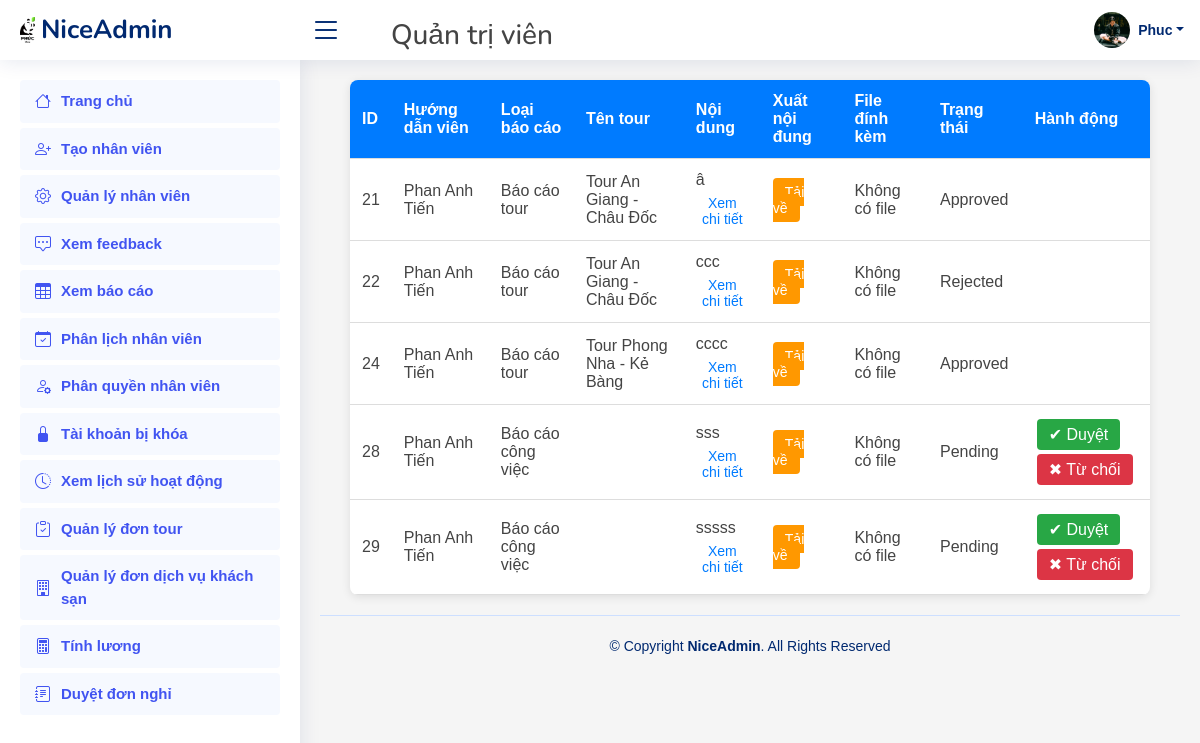
/indexa.php?xembaocao (signed in), run on the app's committed database.
### tables this page shows
CREATE TABLE `reports` (
  `id` int(11) NOT NULL,
  `guide_id` int(11) DEFAULT NULL,
  `report_type` enum('tour','work') DEFAULT NULL,
  `tour` int(11) DEFAULT NULL,
  `report_content` text DEFAULT NULL,
  `report_file` varchar(255) DEFAULT NULL,
  `status` enum('pending','approved','rejected') DEFAULT 'pending',
  `created_at` timestamp NOT NULL DEFAULT current_timestamp(),
  `approved_by` int(11) DEFAULT NULL,
  `approved_at` timestamp NULL DEFAULT NULL
);

CREATE TABLE `employees` (
  `id` int(11) NOT NULL,
  `Employee_code` varchar(255) DEFAULT NULL,
  `Name` varchar(255) DEFAULT NULL,
  `Username` varchar(255) DEFAULT NULL,
  `Password` varchar(255) DEFAULT NULL,
  `Email` varchar(255) DEFAULT NULL,
  `Phone_number` varchar(255) DEFAULT NULL,
  `Address` varchar(255) DEFAULT NULL,
  `Permissions` enum('QL','CSKH','HDV') NOT NULL,
  `Created_at` timestamp NOT NULL DEFAULT current_timestamp()
);

CREATE TABLE `tour` (
  `id` int(11) NOT NULL,
  `idks` int(11) NOT NULL,
  `Name` varchar(255) NOT NULL,
  `Style` varchar(255) NOT NULL,
  `Price` int(11) NOT NULL,
  `Child_price_percen` varchar(255) NOT NULL,
  `Max_participant` int(11) NOT NULL,
  `Min_participant` int(11) NOT NULL,
  `Description` text NOT NULL,
  `Status` varchar(255) NOT NULL,
  `Depart` varchar(255) NOT NULL,
  `DepartureLocation` varchar(255) NOT NULL,
  `Itinerary` text NOT NULL,
  `employeesId` int(11) NOT NULL,
  `type` enum('Gia đình','Theo đoàn','Theo nhóm nhỏ') NOT NULL,
  `timetour` varchar(255) NOT NULL,
  `discount` int(11) NOT NULL,
  `vehicle` enum('Xe khách','Máy bay','Du thuyền') NOT NULL,
  `vung` enum('Nam','Trung','Bắc','Ngoài nước','Tây') NOT NULL
);

### viewa/xembaocao.php (the view, shortened to what this page needs)
<?php
include './api/connect.php';
$stmt = $conn->query("SELECT r.*, e.Name as guide_name,t.Name AS tourname
                     FROM reports r
                     LEFT JOIN employees e ON r.guide_id = e.id
                     LEFT JOIN tour t ON r.tour =t.id");
$reports = [];
while ($row = $stmt->fetch_assoc()) {
    $reports[] = $row;
}
?>
<!DOCTYPE html>
<html lang="vi">
<head>
</head>
<body>
<table>
    <thead>
        <tr>
            <th>ID</th>
            <th>Hướng dẫn viên</th>
            <th>Loại báo cáo</th>
            <th>Tên tour</th>
            <th>Nội dung</th>
            <th>Xuất nội đung</th>
            <th>File đính kèm</th>
            <th>Trạng thái</th>
            <th>Hành động</th>
        </tr>
    </thead>
    <tbody>
        <?php foreach ($reports as $r) { ?>
            <tr>
                <td data-label="ID"><?= htmlspecialchars($r['id']) ?></td>
                <td data-label="Hướng dẫn viên"><?= htmlspecialchars($r['guide_name']) ?></td>
                <td data-label="Loại báo cáo"><?= ($r['report_type'] == 'tour') ? 'Báo cáo tour' : 'Báo cáo công việc' ?></td>
                <td data-label="Tên tour"><?= htmlspecialchars($r['tourname']) ?></td>
                <td data-label="Nội dung">
                    <div class="details"><?= nl2br(htmlspecialchars($r['report_content'])) ?></div>
                    <button class="details-btn" onclick="toggleDetails(this)">Xem chi tiết</button>
                </td>
                <td data-label="Xuất nội đung" >
                    <a href="indexa.php?xembaocao&action=exportPdf&id=<?= $r['id'] ?>" target="_blank" class="pdf-btn">Tải về</a>
                </td>
                <td data-label="File đính kèm">
                    <?php if (!empty($r['report_file'])) { ?>
                        <a href="./uploads/reports/<?=$r['report_file']?>" download target="_blank" class="pdf-btn1">Tải file</a>
                    <?php } else { ?>
                        Không có file
                    <?php } ?>
                </td>
                <td data-label="Trạng thái"><?= ucfirst(htmlspecialchars($r['status'])) ?></td>
                <td data-label="Hành động">
                    <?php if ($r['status'] == 'pending') { ?>
                        <button class="approve-btn" onclick="approveReport(<?= $r['id'] ?>)">✔ Duyệt</button>
                        <button class="reject-btn" onclick="rejectReport(<?= $r['id'] ?>)">✖ Từ chối</button>
                    <?php } ?>
                </td>
            </tr>
        <?php } ?>
    </tbody>
</table>
</body>
</html>

### indexa.php (shortened to what this page needs)
<?php
if (isset($_SESSION['Admin_name'])) {
   $username = $_SESSION['Admin_name'];
}elseif(isset($_SESSION['Email']) && isset($_SESSION['Phone_number'])){
  $username1=$_SESSION['Username'];
  $currentTime = time();
if (isset($_SESSION['login_time']) && ($currentTime - $_SESSION['login_time'] > 3600)) {
   session_unset();
   session_destroy();
   header("Location: dangnhap.php");
   exit();
}}
?>
<!DOCTYPE html>
<html lang="en">
<head>
  <link href="assets/vendor/bootstrap/css/bootstrap.min.css" rel="stylesheet">
  <link href="assets/vendor/bootstrap-icons/bootstrap-icons.css" rel="stylesheet">
  <link rel="stylesheet" href="assets/css/popup.css">
  <link href="assets/css/a.css" rel="stylesheet">
</head>
<body>
  <header id="header" class="header fixed-top d-flex align-items-center">
    <div class="d-flex align-items-center justify-content-between">
      <a href="indexa.php" class="logo d-flex align-items-center">
        <img src="assets/img/logo.png" alt="">
        <span class="d-none d-lg-block">NiceAdmin</span>
      </a>
      <i class="bi bi-list toggle-sidebar-btn"></i>
    </div>
    <div class="search-bar">
    <span><h3 style="margin-top: 20px; margin-right: 100px;"><?php
            if(isset($_SESSION['Admin_name'])){
              echo "<center>Quản trị viên</center>";
            }
           ?></h3></span>
    </div>
    <nav class="header-nav ms-auto">
      <ul class="d-flex align-items-center">
        <li class="nav-item dropdown pe-3">
          <a class="nav-link nav-profile d-flex align-items-center pe-0" href="#" data-bs-toggle="dropdown">
            <img src="assets/img/profile-img.jpg" alt="Profile" class="rounded-circle" style="width: 100%; aspect-ratio: 1 / 1; object-fit: cover;">
            <span class="d-none d-md-block dropdown-toggle ps-2"><?php
            if(isset($_SESSION['Admin_name'])){
              echo $username;
            }elseif(isset($_SESSION['Email']) && isset($_SESSION['Phone_number'])){
              echo $username1;
            }
           ?></span>
          </a>
        </li>
      </ul>
    </nav>
  </header>
  <aside id="sidebar" class="sidebar">
    <ul class="sidebar-nav" id="sidebar-nav">
<?php
 if(isset($_SESSION['Admin_name'])){
?>
      <li class="nav-item">
        <a class="nav-link" href="indexa.php">
        <i class="bi bi-house"></i>
          <span>Trang chủ</span>
        </a>
      </li>
      <li class="nav-item">
        <a class="nav-link" href="indexa.php?taonhanvien">
        <i class="bi bi-person-plus"></i>
          <span>Tạo nhân viên</span>
        </a>
      </li>
      <li class="nav-item">
        <a class="nav-link" href="indexa.php?qlnhanvien">
        <i class="bi bi-gear"></i>
          <span>Quản lý nhân viên</span>
        </a>
      </li>
      <li class="nav-item">
        <a class="nav-link" href="indexa.php?feedback">
        <i class="bi bi-chat-square-dots"></i>
          <span>Xem feedback</span>
        </a>
      </li>
      <li class="nav-item">
        <a class="nav-link" href="indexa.php?xembaocao">
        <i class="bi bi-table"></i>
          <span>Xem báo cáo</span>
        </a>
      </li>
      <li class="nav-item">
        <a class="nav-link" href="indexa.php?PL">
        <i class="bi bi-calendar-check"></i>
          <span>Phân lịch nhân viên</span>
        </a>
      </li>
      <li class="nav-item">
        <a class="nav-link" href="indexa.php?PQ">
        <i class="bi bi-person-gear"></i>
          <span>Phân quyền nhân viên</span>
        </a>
      </li>
      <li class="nav-item">
        <a class="nav-link" href="indexa.php?TKK">
        <i class="bi bi-lock-fill"></i>
          <span>Tài khoản bị khóa</span>
        </a>
      </li>
      <li class="nav-item">
        <a class="nav-link" href="indexa.php?xemlichsu">
        <i class="bi bi-clock-history"></i>
          <span>Xem lịch sử hoạt động</span>
        </a>
      </li>
      <li class="nav-item">
        <a class="nav-link" href="indexa.php?qldichvu">
        <i class="bi bi-clipboard-check"></i>
        <span>Quản lý đơn tour</span>
        </a>
      </li>
      <li class="nav-item">
        <a class="nav-link" href="indexa.php?qldichvuks">
        <i class="bi bi-building"></i>
          <span>Quản lý đơn dịch vụ khách sạn</span>
        </a>
          </li>
          <li class="nav-item">
        <a class="nav-link" href="indexa.php?luong">
        <i class="bi bi-calculator"></i>
          <span>Tính lương</span>
        </a>
          </li>
          <li class="nav-item">
        <a class="nav-link" href="indexa.php?duyedon">
        <i class="bi bi-journal-text" title="Xem đơn nghỉ"></i>
          <span>Duyệt đơn nghỉ</span>
        </a>
          </li>
      <?php
}
?>
    </ul>
  </aside>
  <main id="main" class="main">
<?php
 if(isset($_SESSION['Admin_name'])){
  if(isset($_REQUEST['ttcna'])){
    $show = false;
    include_once("viewa/ttcna.php");
  }if(isset($_REQUEST['taonhanvien'])){
    $show = false;
    include_once("viewa/taonhanvien.php");
  }if(isset($_REQUEST['qlnhanvien'])){
    $show = false;
    include_once("viewa/qlnhanvien.php");
  }if(isset($_REQUEST['feedback'])){
    $show = false;
    include_once("viewa/feedback.php");
  }if(isset($_REQUEST['PL'])){
    $show = false;
    include_once("viewa/phanlichad.php");
  }if(isset($_REQUEST['PQ'])){
    $show = false;
    include_once("viewa/phanquyen.php");
  }if(isset($_REQUEST['xembaocao'])){
    include_once("viewa/xembaocao.php");
  }if(isset($_REQUEST['TKK'])){
    $show = false;
    include_once("viewa/TKK.php");
  } if(isset($_REQUEST['qldichvu'])){
    $show = false;
    include_once("viewa/qldondichvu.php");
  }if(isset($_REQUEST['qldichvuks'])){
    $show = false;
    include_once("viewa/qldondichvuks.php");
  }
}
?>
  </main>
  <footer id="footer" class="footer">
    <div class="copyright">
      &copy; Copyright <strong><span>NiceAdmin</span></strong>. All Rights Reserved
    </div>
    <div class="credits">
    </div>
  </footer>
</body>
</html>

### assets/css/a.css (style rules this page uses)
:root { scroll-behavior: smooth; }
body { font-family: "Open Sans", sans-serif; background: #f6f9ff; color: #444444; }
a { color: #4154f1; text-decoration: none; }
h1, h2, h3, h4, h5, h6 { font-family: "Nunito", sans-serif; }
#main { margin-top: 60px; padding: 20px 30px; transition: all 0.3s; }
.logo { line-height: 1; }
@media (min-width: 1200px) { .logo { width: 280px; } }
.logo img { max-height: 26px; margin-right: 6px; }
.logo span { font-size: 26px; font-weight: 700; color: #012970; font-family: "Nunito", sans-serif; }
.header { transition: all 0.5s; z-index: 997; height: 60px; box-shadow: 0px 2px 20px rgba(1, 41, 112, 0.1); background-color: #fff; padding-left: 20px; }
.header .toggle-sidebar-btn { font-size: 32px; padding-left: 10px; cursor: pointer; color: #012970; }
.header .search-bar { min-width: 360px; padding: 0 20px; }
.header-nav ul { list-style: none; }
.header-nav>ul { margin: 0; padding: 0; }
.header-nav .nav-profile { color: #012970; }
.header-nav .nav-profile img { max-height: 36px; }
.header-nav .nav-profile span { font-size: 14px; font-weight: 600; }
.sidebar { position: fixed; top: 60px; left: 0; bottom: 0; width: 300px; z-index: 996; transition: all 0.3s; padding: 20px; overflow-y: auto; scrollbar-width: thin; scrollbar-color: #aab7cf transparent; box-shadow: 0px 0px 20px rgba(1, 41, 112, 0.1); background-color: #fff; }
@media (min-width: 1200px) { #main, #footer { margin-left: 300px; } }
.sidebar-nav { padding: 0; margin: 0; list-style: none; }
.sidebar-nav li { padding: 0; margin: 0; list-style: none; }
.sidebar-nav .nav-item { margin-bottom: 5px; }
.sidebar-nav .nav-link { display: flex; align-items: center; font-size: 15px; font-weight: 600; color: #4154f1; transition: 0.3; background: #f6f9ff; padding: 10px 15px; border-radius: 4px; }
.sidebar-nav .nav-link i { font-size: 16px; margin-right: 10px; color: #4154f1; }
.footer { padding: 20px 0; font-size: 14px; transition: all 0.3s; border-top: 1px solid #cddfff; }
.footer .copyright { text-align: center; color: #012970; }
.footer .credits { padding-top: 5px; text-align: center; font-size: 13px; color: #012970; }

### viewa/xembaocao.php (style rules this page uses)
body { font-family: Arial, sans-serif; background: #f5f5f5; margin: 20px; }
table { width: 100%; border-collapse: collapse; background: white; box-shadow: 0 2px 10px rgba(0,0,0,0.1); border-radius: 8px; overflow: hidden; }
th, td { padding: 12px; text-align: left; border-bottom: 1px solid #ddd; }
th { background: #007bff; color: white; }
.approve-btn { background: #28a745; color: white; padding: 6px 12px; border: none; cursor: pointer; border-radius: 4px; margin: 2px; }
.reject-btn { background: #dc3545; color: white; padding: 6px 12px; border: none; cursor: pointer; border-radius: 4px; margin: 2px; }
.details { display: -webkit-box; -webkit-line-clamp: 1; -webkit-box-orient: vertical; overflow: hidden; white-space: normal; word-wrap: break-word; transition: all 0.3s ease; }
.details-btn { background: none; color: #007bff; border: none; cursor: pointer; font-size: 14px; display: block; margin-top: 5px; }
.pdf-btn { background: #ff9800; color: white; padding: 6px 12px; border-radius: 4px; text-decoration: none; font-size: 14px; }

### data on the page
reports: id "21", guide.Name "Phan Anh Tiến", report_type "Báo cáo tour", tour.Name "Tour An Giang - Châu Đốc", report_content "â", shows "Không có file", status "Approved"
reports: id "22", guide.Name "Phan Anh Tiến", report_type "Báo cáo tour", tour.Name "Tour An Giang - Châu Đốc", report_content "ccc", shows "Không có file", status "Rejected"
reports: id "24", guide.Name "Phan Anh Tiến", report_type "Báo cáo tour", tour.Name "Tour Phong Nha - Kẻ Bàng", report_content "cccc", shows "Không có file", status "Approved"
reports: id "28", guide.Name "Phan Anh Tiến", report_type "Báo cáo công việc", report_content "sss", shows "Không có file", status "Pending"
reports: id "29", guide.Name "Phan Anh Tiến", report_type "Báo cáo công việc", report_content "sssss", shows "Không có file", status "Pending"

### other printed values
$username "Phuc"
